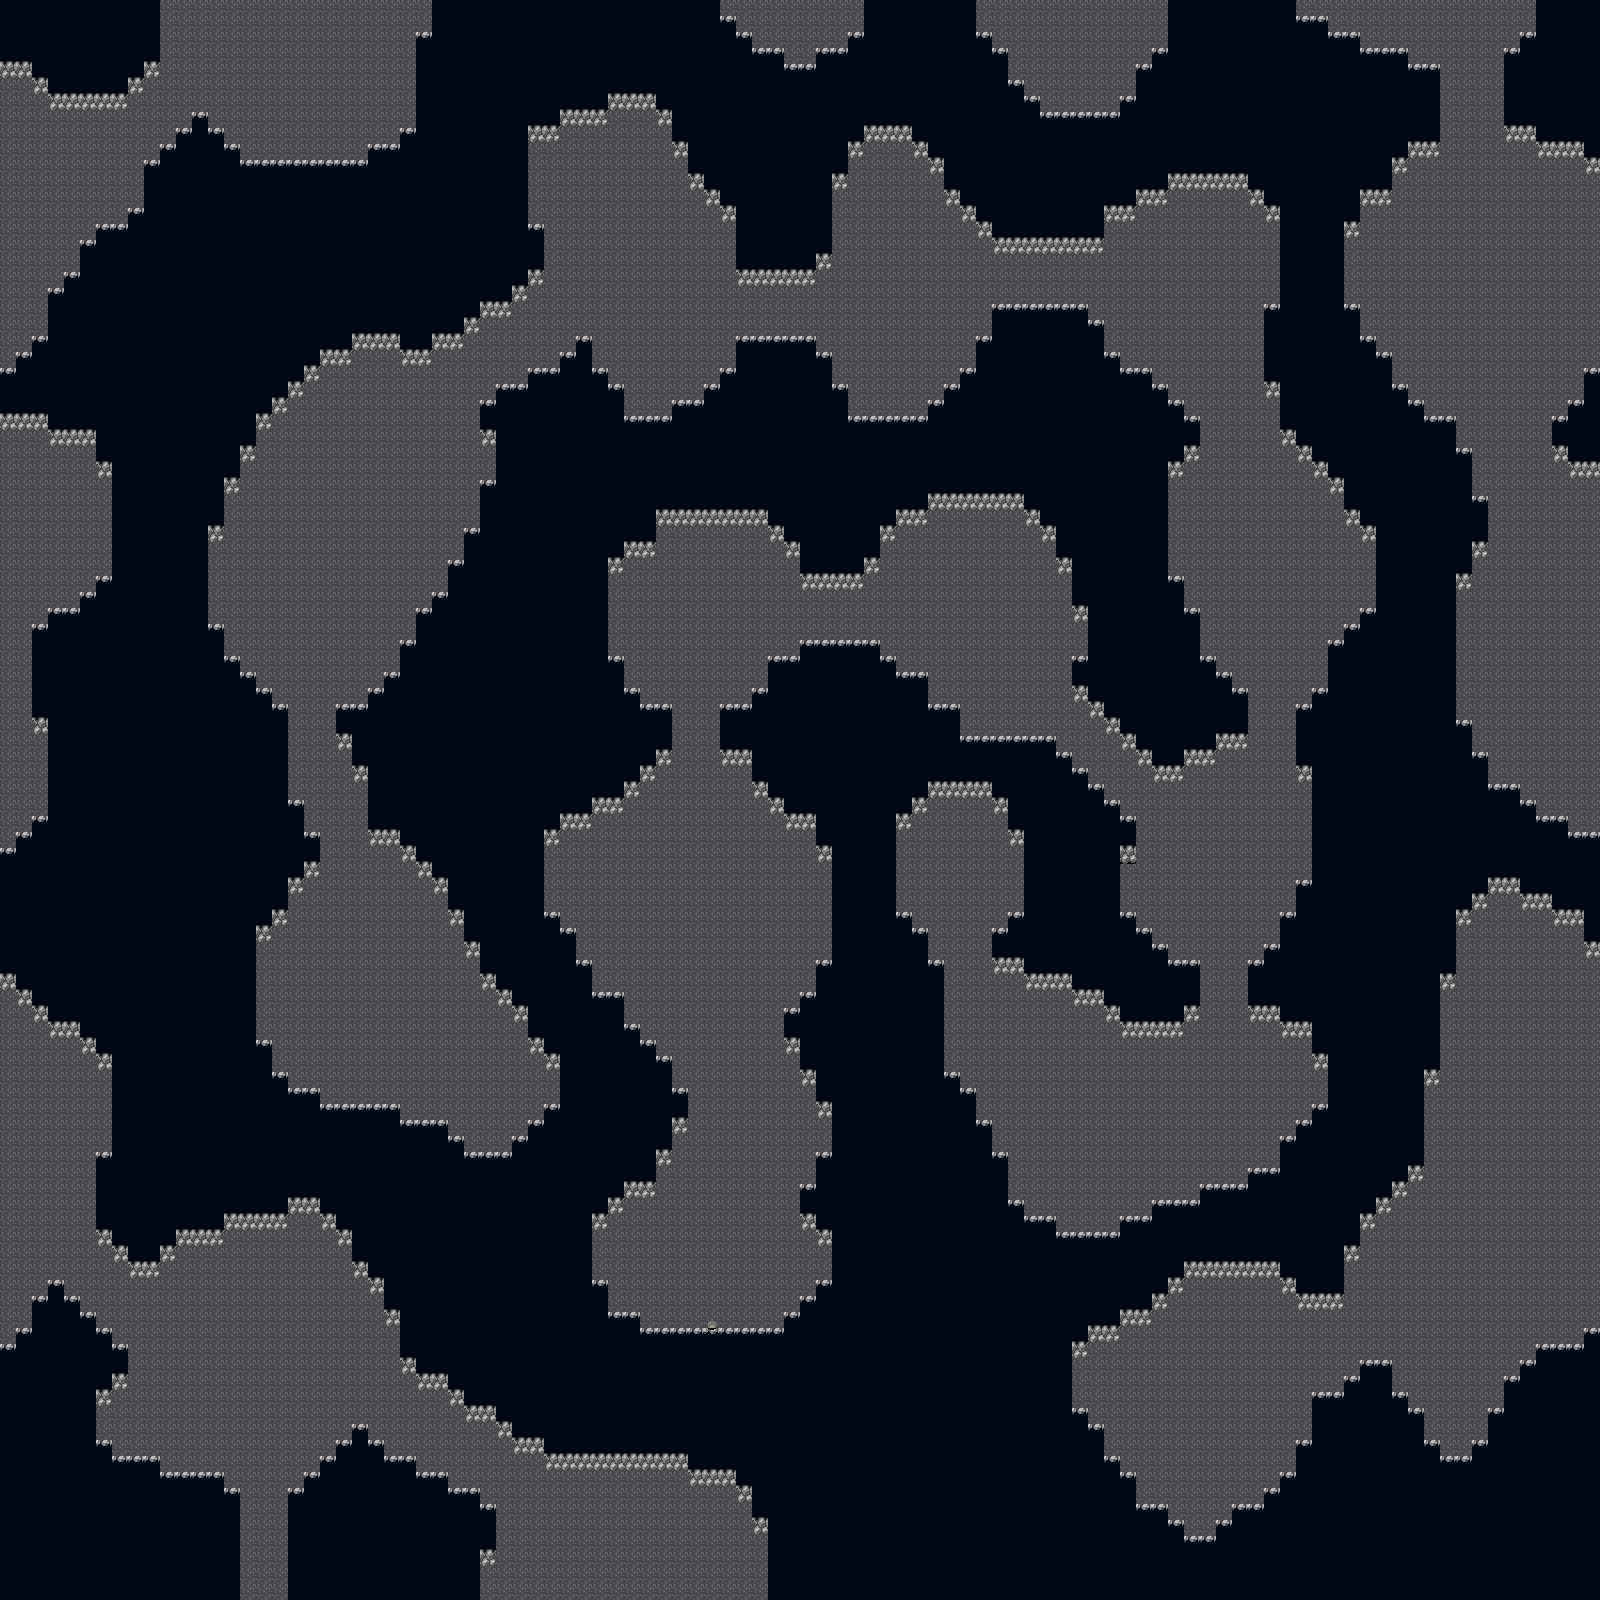

This is a level from a 2D game, rendered from its Tiled map with the project's own tilesets. A one-line summary and the map file follow, with tile-layer data summarised:
An orthogonal 100x100 tile map with 16x16 px tiles, 4 tile layers (Sub Layer 2, Sub Layer 1, Main Layer, Layer 2) and 27 objects.

<map version="1.0" orientation="orthogonal" renderorder="right-down" width="100" height="100" tilewidth="16" tileheight="16" nextobjectid="1">
 <tileset firstgid="1" name="tileset_01" tilewidth="16" tileheight="16">
  <image source="tileset_01.png" width="128" height="128" />
  <tile id="1">
   <objectgroup draworder="index">
    <object id="0" x="0" y="0" width="16" height="16" />
   </objectgroup>
  </tile>
  <tile id="2">
   <objectgroup draworder="index">
    <object id="0" x="0" y="0" width="16" height="16" />
   </objectgroup>
  </tile>
  <tile id="3">
   <objectgroup draworder="index">
    <object id="0" x="0" y="16">
     <polyline points="0,0 0,-16 16,-16" />
    </object>
   </objectgroup>
  </tile>
  <tile id="4">
   <objectgroup draworder="index">
    <object id="0" x="0" y="0">
     <polyline points="0,0 16,0" />
    </object>
   </objectgroup>
  </tile>
  <tile id="5">
   <objectgroup draworder="index">
    <object id="0" x="0" y="0">
     <polyline points="0,0 16,0 16,16" />
    </object>
   </objectgroup>
  </tile>
  <tile id="6">
   <objectgroup draworder="index">
    <object id="0" x="16" y="0">
     <polyline points="0,0 0,16 -16,16" />
    </object>
    <object id="0" x="0" y="12" width="16" height="4" />
   </objectgroup>
  </tile>
  <tile id="7">
   <objectgroup draworder="index">
    <object id="0" x="0" y="0" width="16" height="16" />
   </objectgroup>
  </tile>
  <tile id="8">
   <objectgroup draworder="index">
    <object id="0" x="0" y="0" width="16" height="16" />
   </objectgroup>
  </tile>
  <tile id="9">
   <objectgroup draworder="index">
    <object id="0" x="0" y="0" width="16" height="16" />
   </objectgroup>
  </tile>
  <tile id="11">
   <objectgroup draworder="index">
    <object id="0" x="0" y="0">
     <polyline points="0,0 0,16" />
    </object>
   </objectgroup>
  </tile>
  <tile id="12">
   <objectgroup draworder="index">
    <object id="0" x="0" y="12" width="16" height="4" />
   </objectgroup>
  </tile>
  <tile id="13">
   <objectgroup draworder="index">
    <object id="0" x="16" y="0">
     <polyline points="0,0 0,16" />
    </object>
   </objectgroup>
  </tile>
  <tile id="14">
   <objectgroup draworder="index">
    <object id="0" x="16" y="16">
     <polyline points="0,0 -16,0 -16,-16" />
    </object>
    <object id="0" x="0" y="12" width="16" height="4" />
   </objectgroup>
  </tile>
  <tile id="15">
   <objectgroup draworder="index">
    <object id="0" x="0" y="0" width="16" height="16" />
   </objectgroup>
  </tile>
  <tile id="16">
   <objectgroup draworder="index">
    <object id="0" x="0" y="0" width="16" height="16" />
   </objectgroup>
  </tile>
  <tile id="17">
   <objectgroup draworder="index">
    <object id="0" x="0" y="0" width="16" height="16" />
   </objectgroup>
  </tile>
  <tile id="21">
   <objectgroup draworder="index">
    <object id="0" x="0" y="0" width="16" height="16" />
   </objectgroup>
  </tile>
  <tile id="22">
   <objectgroup draworder="index">
    <object id="0" x="0" y="0" width="16" height="16" />
   </objectgroup>
  </tile>
  <tile id="23">
   <objectgroup draworder="index">
    <object id="0" x="0" y="0" width="16" height="16" />
   </objectgroup>
  </tile>
  <tile id="28">
   <objectgroup draworder="index">
    <object id="0" x="16" y="16">
     <polyline points="0,0 0,-16" />
    </object>
    <object id="0" x="0" y="0">
     <polyline points="0,0 0,16" />
    </object>
   </objectgroup>
  </tile>
  <tile id="30">
   <objectgroup draworder="index">
    <object id="0" x="0" y="16">
     <polyline points="0,0 0,-16 16,-16 16,0" />
    </object>
   </objectgroup>
  </tile>
  <tile id="32">
   <objectgroup draworder="index">
    <object id="0" x="0" y="0" width="16" height="16" />
   </objectgroup>
  </tile>
  <tile id="33">
   <objectgroup draworder="index">
    <object id="0" x="0" y="0" width="16" height="16" />
   </objectgroup>
  </tile>
  <tile id="35">
   <objectgroup draworder="index">
    <object id="0" x="0" y="16">
     <polyline points="0,0 16,0" />
    </object>
   </objectgroup>
  </tile>
 </tileset>
 <layer name="Sub Layer 2" width="100" height="100">
  <data>[10000 cells, 0 non-empty, 0 distinct tile ids]</data>
 </layer>
 <layer name="Sub Layer 1" width="100" height="100">
  <data>[10000 cells, 967 non-empty, 2 distinct tile ids]</data>
 </layer>
 <layer name="Main Layer" width="100" height="100">
  <data>[10000 cells, 10000 non-empty, 8 distinct tile ids]</data>
 </layer>
 <layer name="Layer 2" width="100" height="100">
  <data>[10000 cells, 1 non-empty, 1 distinct tile ids]</data>
 </layer>
</map>
